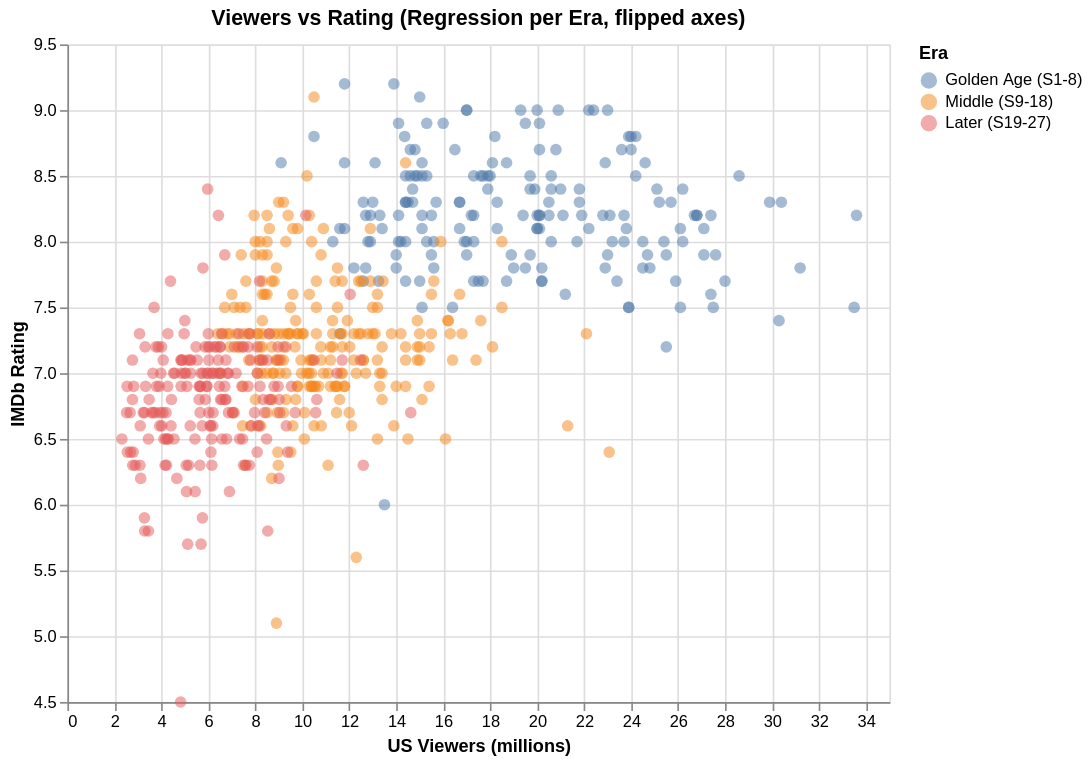

Notebook cell for this chart:
### Markdown cell above
## Question 3

### Code cell
# Scatter (flipped axes: viewers on x, rating on y)
era_domain = ["Golden Age (S1-8)", "Middle (S9-18)", "Later (S19-27)"]
era_colors = ["#4c78a8", "#f58518", "#e45756"]
era_scale = alt.Scale(domain=era_domain, range=era_colors)

q3f_scatter = (
    alt.Chart(df)
    .mark_circle(size=50, opacity=0.5)
    .encode(
        x=alt.X("us_viewers_in_millions:Q", title="US Viewers (millions)"),
        y=alt.Y("imdb_rating:Q", title="IMDb Rating", scale=alt.Scale(zero=False)),
        color=alt.Color("era:N", scale=era_scale, title="Era"),
        tooltip=[
            "title:N",
            "season:O",
            "era:N",
            "imdb_rating:Q",
            "us_viewers_in_millions:Q",
        ],
    )
)

(q3f_scatter).properties(
    width=500, height=400, title="Viewers vs Rating (Regression per Era, flipped axes)"
)

### Figure 1 — Vega-Lite specification as saved in the notebook (floating-point values rounded to 4 significant figures; data arrays with more than 128 entries replaced by an {"elided": "..."} marker saying what was removed)
{"config": {"view": {"continuousWidth": 300, "continuousHeight": 300}}, "data": {"name": "data-ca1a322456cd13f9c31a272da9e50162"}, "mark": {"type": "circle", "opacity": 0.5, "size": 50}, "encoding": {"color": {"field": "era", "scale": {"domain": ["Golden Age (S1-8)", "Middle (S9-18)", "Later (S19-27)"], "range": ["#4c78a8", "#f58518", "#e45756"]}, "title": "Era", "type": "nominal"}, "tooltip": [{"field": "title", "type": "nominal"}, {"field": "season", "type": "ordinal"}, {"field": "era", "type": "nominal"}, {"field": "imdb_rating", "type": "quantitative"}, {"field": "us_viewers_in_millions", "type": "quantitative"}], "x": {"field": "us_viewers_in_millions", "title": "US Viewers (millions)", "type": "quantitative"}, "y": {"field": "imdb_rating", "scale": {"zero": false}, "title": "IMDb Rating", "type": "quantitative"}}, "height": 400, "title": "Viewers vs Rating (Regression per Era, flipped axes)", "width": 500, "$schema": "https://vega.github.io/schema/vega-lite/v6.1.0.json", "datasets": {"data-ca1a322456cd13f9c31a272da9e50162": {"elided": "596 records"}}}
